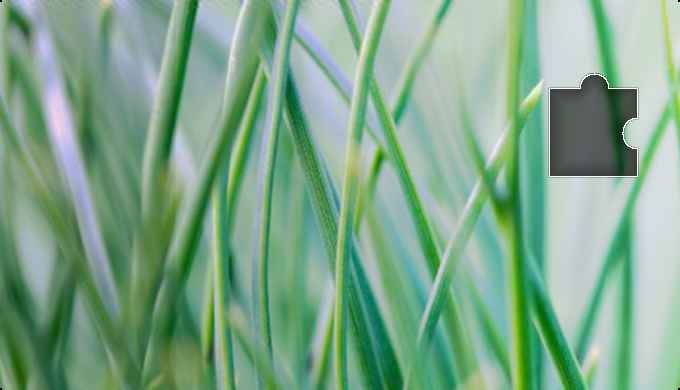
#> input picture demo_identify_code/img/cap_background_1.jpeg, 680 x 390 px; its folder holds only this picture in this run
$ python slider_code3.py
#> lines starting #> are read from the running program, lines starting #| are printed output that depends on the picture
import cv2
import numpy as np


index = 1

bg_img = cv2.imread("./img/cap_background_{}.jpeg".format(index))
#> bg_img is the input picture: shape (390, 680, 3); mean B, G, R 138.8, 166.9, 126.3
font_img = cv2.imread("./img/cap_front_{}.png".format(index))
temp = 'temp.jpg'
targ = 'targ.jpg'

cv2.imwrite(temp, font_img)
cv2.imwrite(targ, bg_img)

bg_img = cv2.imread(targ)
bg_img = cv2.cvtColor(bg_img, cv2.COLOR_BGR2GRAY)
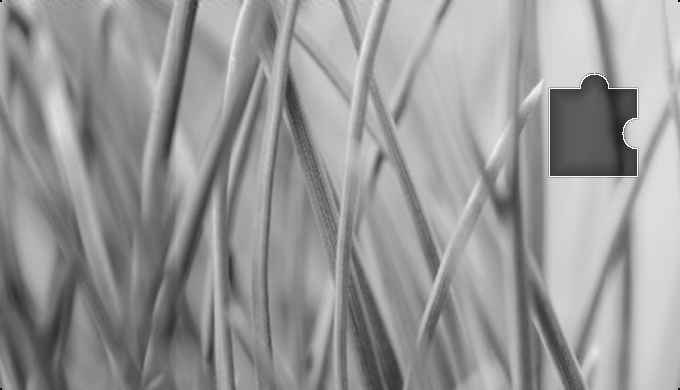
#> bg_img: shape (390, 680); min 5, max 255, mean 151.6
bg_img = abs(255 - bg_img)
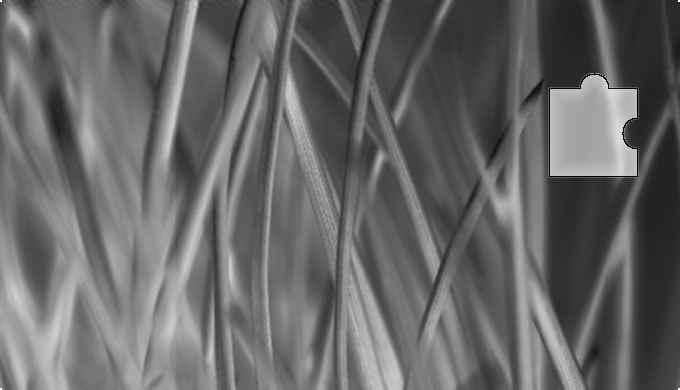
#> bg_img: shape (390, 680); min 0, max 250, mean 103.4

cv2.imwrite(targ, bg_img)
bg_img = cv2.imread(targ)
#> bg_img: shape (390, 680, 3); min 0, max 252, mean 103.4
font_img = cv2.imread(temp)
#> (the run stopped early here; a loop or call above may not have finished)
